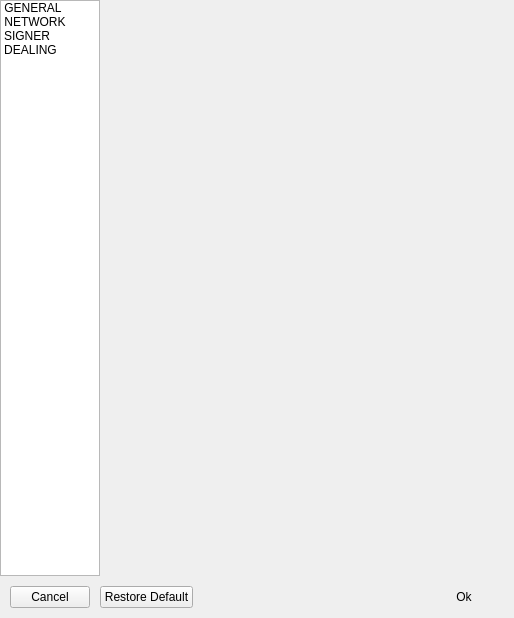
<?xml version="1.0" encoding="UTF-8"?>
<ui version="4.0">
 <class>ConfigDialog</class>
 <widget class="QDialog" name="ConfigDialog">
  <property name="geometry">
   <rect>
    <x>0</x>
    <y>0</y>
    <width>514</width>
    <height>618</height>
   </rect>
  </property>
  <property name="minimumSize">
   <size>
    <width>500</width>
    <height>610</height>
   </size>
  </property>
  <property name="maximumSize">
   <size>
    <width>16777215</width>
    <height>16777215</height>
   </size>
  </property>
  <property name="windowTitle">
   <string>BlockSettle Settings</string>
  </property>
  <property name="sideNav" stdset="0">
   <bool>true</bool>
  </property>
  <layout class="QVBoxLayout" name="verticalLayout">
   <property name="spacing">
    <number>0</number>
   </property>
   <property name="leftMargin">
    <number>0</number>
   </property>
   <property name="topMargin">
    <number>0</number>
   </property>
   <property name="rightMargin">
    <number>0</number>
   </property>
   <property name="bottomMargin">
    <number>0</number>
   </property>
   <item>
    <widget class="QWidget" name="widget" native="true">
     <layout class="QHBoxLayout" name="horizontalLayout_2">
      <property name="spacing">
       <number>0</number>
      </property>
      <property name="leftMargin">
       <number>0</number>
      </property>
      <property name="topMargin">
       <number>0</number>
      </property>
      <property name="rightMargin">
       <number>0</number>
      </property>
      <property name="bottomMargin">
       <number>0</number>
      </property>
      <item>
       <widget class="QListWidget" name="listWidget">
        <property name="sizePolicy">
         <sizepolicy hsizetype="Fixed" vsizetype="Expanding">
          <horstretch>0</horstretch>
          <verstretch>0</verstretch>
         </sizepolicy>
        </property>
        <property name="minimumSize">
         <size>
          <width>100</width>
          <height>0</height>
         </size>
        </property>
        <property name="maximumSize">
         <size>
          <width>0</width>
          <height>16777215</height>
         </size>
        </property>
        <property name="lineWidth">
         <number>0</number>
        </property>
        <property name="iconSize">
         <size>
          <width>32</width>
          <height>32</height>
         </size>
        </property>
        <property name="textElideMode">
         <enum>Qt::ElideMiddle</enum>
        </property>
        <property name="movement">
         <enum>QListView::Static</enum>
        </property>
        <property name="resizeMode">
         <enum>QListView::Fixed</enum>
        </property>
        <property name="layoutMode">
         <enum>QListView::SinglePass</enum>
        </property>
        <property name="spacing">
         <number>0</number>
        </property>
        <property name="viewMode">
         <enum>QListView::IconMode</enum>
        </property>
        <property name="batchSize">
         <number>100</number>
        </property>
        <property name="currentRow">
         <number>-1</number>
        </property>
        <item>
         <property name="text">
          <string>GENERAL</string>
         </property>
         <property name="toolTip">
          <string>General application settings</string>
         </property>
         <property name="textAlignment">
          <set>AlignCenter</set>
         </property>
         <property name="background">
          <brush brushstyle="NoBrush">
           <color alpha="255">
            <red>46</red>
            <green>51</green>
            <blue>53</blue>
           </color>
          </brush>
         </property>
         <property name="foreground">
          <brush brushstyle="NoBrush">
           <color alpha="255">
            <red>243</red>
            <green>244</green>
            <blue>245</blue>
           </color>
          </brush>
         </property>
         <property name="icon">
          <iconset resource="../armory.qrc">
           <normaloff>:/resources/general-settings@1.5x.png</normaloff>
           <selectedoff>:/resources/general-settings-selected@1.5x.png</selectedoff>:/resources/general-settings@1.5x.png</iconset>
         </property>
         <property name="flags">
          <set>ItemIsSelectable|ItemIsEnabled</set>
         </property>
        </item>
        <item>
         <property name="text">
          <string>NETWORK</string>
         </property>
         <property name="toolTip">
          <string>Network connection settings</string>
         </property>
         <property name="textAlignment">
          <set>AlignCenter</set>
         </property>
         <property name="background">
          <brush brushstyle="NoBrush">
           <color alpha="0">
            <red>243</red>
            <green>244</green>
            <blue>245</blue>
           </color>
          </brush>
         </property>
         <property name="foreground">
          <brush brushstyle="NoBrush">
           <color alpha="255">
            <red>243</red>
            <green>244</green>
            <blue>245</blue>
           </color>
          </brush>
         </property>
         <property name="icon">
          <iconset resource="../armory.qrc">
           <normaloff>:/resources/network@1.5x.png</normaloff>
           <selectedoff>:/resources/network-selected@1.5x.png</selectedoff>:/resources/network@1.5x.png</iconset>
         </property>
         <property name="flags">
          <set>ItemIsSelectable|ItemIsEnabled</set>
         </property>
        </item>
        <item>
         <property name="text">
          <string>SIGNER</string>
         </property>
         <property name="toolTip">
          <string>Signer settings</string>
         </property>
         <property name="background">
          <brush brushstyle="NoBrush">
           <color alpha="0">
            <red>243</red>
            <green>244</green>
            <blue>245</blue>
           </color>
          </brush>
         </property>
         <property name="foreground">
          <brush brushstyle="NoBrush">
           <color alpha="255">
            <red>243</red>
            <green>244</green>
            <blue>245</blue>
           </color>
          </brush>
         </property>
         <property name="icon">
          <iconset resource="../armory.qrc">
           <normaloff>:/resources/password-icon@1.5x.png</normaloff>:/resources/password-icon@1.5x.png</iconset>
         </property>
         <property name="flags">
          <set>ItemIsSelectable|ItemIsEnabled</set>
         </property>
        </item>
        <item>
         <property name="text">
          <string>DEALING</string>
         </property>
         <property name="textAlignment">
          <set>AlignCenter</set>
         </property>
         <property name="background">
          <brush brushstyle="NoBrush">
           <color alpha="0">
            <red>243</red>
            <green>244</green>
            <blue>245</blue>
           </color>
          </brush>
         </property>
         <property name="foreground">
          <brush brushstyle="NoBrush">
           <color alpha="255">
            <red>243</red>
            <green>244</green>
            <blue>245</blue>
           </color>
          </brush>
         </property>
         <property name="icon">
          <iconset resource="../armory.qrc">
           <normaloff>:/resources/dealing@1.5x.png</normaloff>
           <selectedoff>:/resources/dealing-selected@1.5x.png</selectedoff>:/resources/dealing@1.5x.png</iconset>
         </property>
         <property name="flags">
          <set>ItemIsSelectable|ItemIsEnabled</set>
         </property>
        </item>
       </widget>
      </item>
      <item>
       <widget class="QStackedWidget" name="stackedWidget">
        <property name="lineWidth">
         <number>0</number>
        </property>
        <property name="currentIndex">
         <number>1</number>
        </property>
        <widget class="GeneralSettingsPage" name="pageGeneral"/>
        <widget class="NetworkSettingsPage" name="pageNetwork"/>
        <widget class="SignerSettingsPage" name="pageSigner"/>
        <widget class="DealingSettingsPage" name="pageDealing"/>
       </widget>
      </item>
     </layout>
    </widget>
   </item>
   <item>
    <widget class="QWidget" name="widget_2" native="true">
     <property name="buttonBar" stdset="0">
      <bool>true</bool>
     </property>
     <layout class="QHBoxLayout" name="horizontalLayout">
      <property name="spacing">
       <number>10</number>
      </property>
      <property name="leftMargin">
       <number>10</number>
      </property>
      <property name="topMargin">
       <number>10</number>
      </property>
      <property name="rightMargin">
       <number>10</number>
      </property>
      <property name="bottomMargin">
       <number>10</number>
      </property>
      <item>
       <widget class="QPushButton" name="pushButtonCancel">
        <property name="minimumSize">
         <size>
          <width>80</width>
          <height>0</height>
         </size>
        </property>
        <property name="text">
         <string>Cancel</string>
        </property>
       </widget>
      </item>
      <item>
       <widget class="QPushButton" name="pushButtonSetDefault">
        <property name="minimumSize">
         <size>
          <width>80</width>
          <height>0</height>
         </size>
        </property>
        <property name="text">
         <string>Restore Default</string>
        </property>
       </widget>
      </item>
      <item>
       <spacer name="horizontalSpacer">
        <property name="orientation">
         <enum>Qt::Horizontal</enum>
        </property>
        <property name="sizeHint" stdset="0">
         <size>
          <width>40</width>
          <height>20</height>
         </size>
        </property>
       </spacer>
      </item>
      <item>
       <widget class="QPushButton" name="pushButtonOk">
        <property name="minimumSize">
         <size>
          <width>80</width>
          <height>0</height>
         </size>
        </property>
        <property name="text">
         <string>Ok</string>
        </property>
        <property name="default">
         <bool>true</bool>
        </property>
        <property name="flat">
         <bool>true</bool>
        </property>
       </widget>
      </item>
     </layout>
    </widget>
   </item>
  </layout>
 </widget>
 <customwidgets>
  <customwidget>
   <class>GeneralSettingsPage</class>
   <extends>QWidget</extends>
   <header>GeneralSettingsPage.h</header>
   <container>1</container>
  </customwidget>
  <customwidget>
   <class>NetworkSettingsPage</class>
   <extends>QWidget</extends>
   <header>NetworkSettingsPage.h</header>
   <container>1</container>
  </customwidget>
  <customwidget>
   <class>SignerSettingsPage</class>
   <extends>QWidget</extends>
   <header>SignerSettingsPage.h</header>
   <container>1</container>
  </customwidget>
  <customwidget>
   <class>DealingSettingsPage</class>
   <extends>QWidget</extends>
   <header>DealingSettingsPage.h</header>
   <container>1</container>
  </customwidget>
 </customwidgets>
 <resources>
  <include location="../armory.qrc"/>
 </resources>
 <connections/>
</ui>
